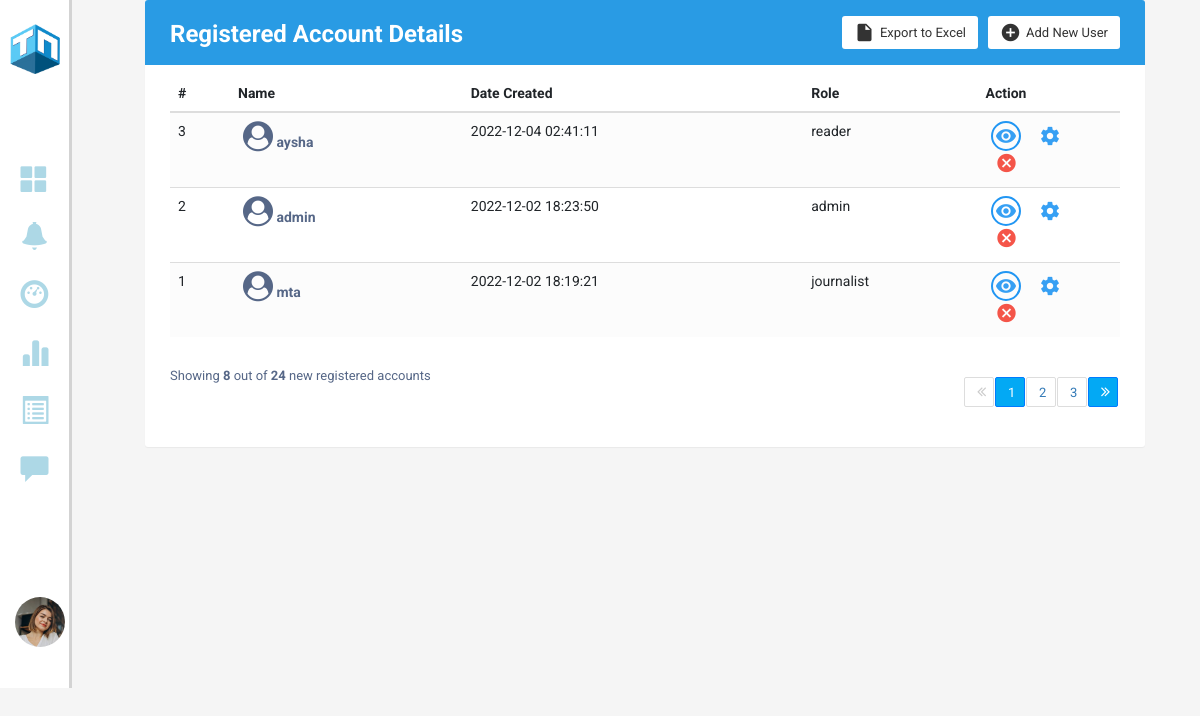
The page /Accountdetails (signed in) on the database as committed earlier.
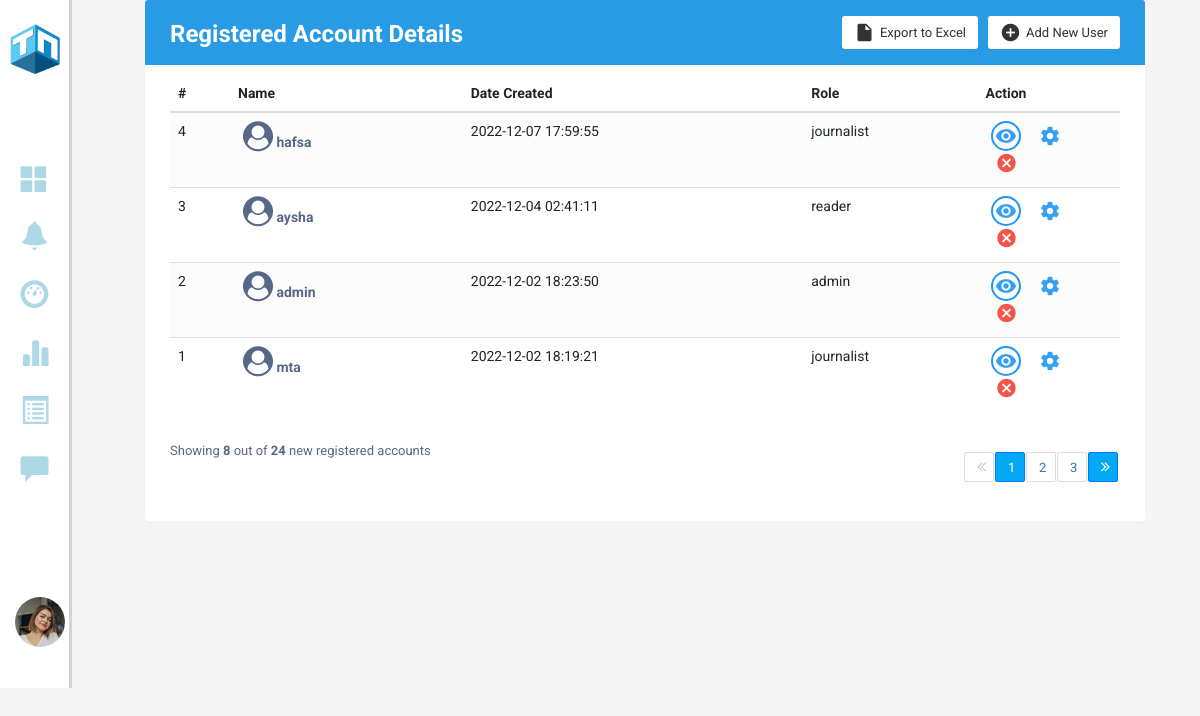
The same page on the database as committed later.
### models.py (models this page shows)
class Users(db.Model, UserMixin):
    id = db.Column(db.Integer,  primary_key = True, nullable = False)
    email = Column(String, nullable=False, unique = True)
    username = Column(String, nullable=False)
    role = Column(String, nullable=False)
    password = Column(String, nullable=False)
    profile_pic = Column(BLOB, nullable=False)
    mimetype = Column(String, nullable=False)
    status = Column(Boolean, nullable=False)
    created_at = Column(DateTime, server_default = func.now(), nullable=False)
    updated_at = Column(DateTime, server_default = func.now(), server_onupdate = func.now(), nullable=False)
    poster = db.relationship('Posts', backref=backref('poster'), cascade = 'all, delete')
    reporter = db.relationship('Reports', backref=backref('reporter'), cascade = 'all, delete')
    bookmarker = db.relationship('Bookmarks', backref=backref('bookmarker'), cascade = 'all, delete')
    notifier = db.relationship('Notifications', backref=backref('notifier'), cascade = 'all, delete')

### app.py (the view)
@app.route("/Accountdetails")
@login_required
def Account_details():
    signup = SignUpForm()
    signin = LoginForm()
    users = Users.query.order_by(Users.id.desc()).all()
    return render_template("AccountDetails.html", users = users, signup = signup, signin = signin)

### app.py (called while the page is built)
@login_manager.user_loader
def load_user(user_id):
    return Users.query.get(int(user_id))

### templates/AccountDetails.html (shortened to what the changed rows need)
<!DOCTYPE html>
<html lang="en">
<head>
    <link rel="stylesheet" type="text/css" href="/static/style.css">
    <link rel="stylesheet" href="https://stackpath.bootstrapcdn.com/bootstrap/4.5.0/css/bootstrap.min.css">
    <link rel="stylesheet" href="https://maxcdn.bootstrapcdn.com/font-awesome/4.7.0/css/font-awesome.min.css">
    <link rel="stylesheet" href="https://maxcdn.bootstrapcdn.com/bootstrap/3.3.6/css/bootstrap.min.css">
    <link rel="stylesheet" href="https://cdnjs.cloudflare.com/ajax/libs/font-awesome/4.7.0/css/font-awesome.min.css">
    <link rel="stylesheet" href="https://maxcdn.bootstrapcdn.com/bootstrap/3.3.7/css/bootstrap.min.css"
>
</head>
<body>
    <section class="GContent" style="background-color: #f2f3f4">
        <div class="G1" style="width: 94%;">
            <div class="Gformat" style="width: 100%;">
                <div class="container-xl">
                    <div class="">
                        <div class="table-wrapper">
                            <div class="table-title">
                                <div class="row">
                                    <div class="col-sm-5">
                                        <h2 style="color: white">Registered Account <b>Details</b></h2>
                                    </div>
                                </div>
                            </div>
                            <table class="table table-striped table-hover">
                                <thead>
                                    <tr>
                                        <th>#</th>
                                        <th>Name</th>
                                        <th>Date Created</th>
                                        <th>Role</th>
                                        <th style="width: 15%;">Action</th>
                                    </tr>
                                </thead>
                                <tbody>
                                    {% for user in users %}
                                    <tr>
                                        <td>{{user.id}}</td>
                                        <td><a href="#"><i class="fa fa-user-circle" aria-hidden="true"
                                                    style="font-size: 30px;"></i> {{user.username}}</a></td>
                                        <td>{{user.created_at}}</td>
                                        <td>{{user.role}}</td>
                                        <td>
                                            <a href="#" class="view" title="View Account" data-toggle="tooltip"><i
                                                    class="material-icons">&#xE417;</i></a>
                                            <a href="#" class="settings" title="Settings" data-toggle="tooltip"><i
                                                    class="material-icons">&#xE8B8;</i></a>
                                            <a href="{{ url_for('delete_account', user_id = user.id) }}" class="delete" title="Delete Account" data-toggle="tooltip"><i
                                                    class="material-icons">&#xE5C9;</i></a>
                                        </td>
                                    </tr>
                                    {% endfor %}
                                </tbody>
                            </table>
                        </div>
                    </div>
                </div>
            </div>
        </div>
    </section>
</body>
</html>

Rows that differ between the two databases and show on the page:
added Users: id "4", username "hafsa", created_at "2022-12-07 17:59:55", role "journalist"
